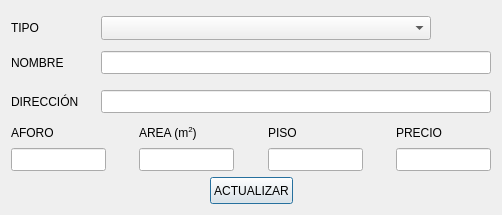
<?xml version="1.0" encoding="UTF-8"?>
<ui version="4.0">
 <class>VntActualizar</class>
 <widget class="QDialog" name="VntActualizar">
  <property name="geometry">
   <rect>
    <x>0</x>
    <y>0</y>
    <width>502</width>
    <height>215</height>
   </rect>
  </property>
  <property name="minimumSize">
   <size>
    <width>502</width>
    <height>215</height>
   </size>
  </property>
  <property name="maximumSize">
   <size>
    <width>502</width>
    <height>215</height>
   </size>
  </property>
  <property name="windowTitle">
   <string>Actualizar</string>
  </property>
  <layout class="QVBoxLayout" name="verticalLayout">
   <item>
    <layout class="QHBoxLayout" name="horizontalLayout_19">
     <property name="spacing">
      <number>0</number>
     </property>
     <property name="topMargin">
      <number>5</number>
     </property>
     <item>
      <widget class="QLabel" name="label_28">
       <property name="minimumSize">
        <size>
         <width>90</width>
         <height>0</height>
        </size>
       </property>
       <property name="font">
        <font>
         <pointsize>9</pointsize>
         <weight>50</weight>
         <bold>false</bold>
        </font>
       </property>
       <property name="text">
        <string>TIPO</string>
       </property>
      </widget>
     </item>
     <item>
      <widget class="QComboBox" name="tipoEventoActualizar">
       <property name="enabled">
        <bool>true</bool>
       </property>
       <property name="minimumSize">
        <size>
         <width>330</width>
         <height>24</height>
        </size>
       </property>
      </widget>
     </item>
     <item>
      <spacer name="horizontalSpacer_33">
       <property name="orientation">
        <enum>Qt::Horizontal</enum>
       </property>
       <property name="sizeHint" stdset="0">
        <size>
         <width>40</width>
         <height>20</height>
        </size>
       </property>
      </spacer>
     </item>
    </layout>
   </item>
   <item>
    <layout class="QHBoxLayout" name="horizontalLayout_20">
     <property name="spacing">
      <number>0</number>
     </property>
     <property name="topMargin">
      <number>5</number>
     </property>
     <item>
      <widget class="QLabel" name="label_29">
       <property name="minimumSize">
        <size>
         <width>90</width>
         <height>0</height>
        </size>
       </property>
       <property name="font">
        <font>
         <pointsize>9</pointsize>
         <weight>50</weight>
         <bold>false</bold>
        </font>
       </property>
       <property name="text">
        <string>NOMBRE</string>
       </property>
      </widget>
     </item>
     <item>
      <widget class="QLineEdit" name="nombreActualizar">
       <property name="enabled">
        <bool>true</bool>
       </property>
       <property name="minimumSize">
        <size>
         <width>0</width>
         <height>23</height>
        </size>
       </property>
      </widget>
     </item>
    </layout>
   </item>
   <item>
    <layout class="QHBoxLayout" name="horizontalLayout_21">
     <property name="spacing">
      <number>0</number>
     </property>
     <property name="topMargin">
      <number>10</number>
     </property>
     <item>
      <widget class="QLabel" name="label_30">
       <property name="minimumSize">
        <size>
         <width>90</width>
         <height>0</height>
        </size>
       </property>
       <property name="font">
        <font>
         <pointsize>9</pointsize>
         <weight>50</weight>
         <bold>false</bold>
        </font>
       </property>
       <property name="text">
        <string>DIRECCIÓN</string>
       </property>
      </widget>
     </item>
     <item>
      <widget class="QLineEdit" name="direccionActualizar">
       <property name="enabled">
        <bool>true</bool>
       </property>
       <property name="minimumSize">
        <size>
         <width>0</width>
         <height>23</height>
        </size>
       </property>
      </widget>
     </item>
    </layout>
   </item>
   <item>
    <layout class="QHBoxLayout" name="horizontalLayout_17">
     <property name="topMargin">
      <number>5</number>
     </property>
     <item>
      <layout class="QVBoxLayout" name="verticalLayout_12">
       <item>
        <widget class="QLabel" name="label_24">
         <property name="font">
          <font>
           <pointsize>9</pointsize>
           <weight>50</weight>
           <bold>false</bold>
          </font>
         </property>
         <property name="text">
          <string>AFORO</string>
         </property>
        </widget>
       </item>
       <item>
        <widget class="QLineEdit" name="aforoActualizar">
         <property name="enabled">
          <bool>true</bool>
         </property>
         <property name="minimumSize">
          <size>
           <width>0</width>
           <height>23</height>
          </size>
         </property>
        </widget>
       </item>
      </layout>
     </item>
     <item>
      <spacer name="horizontalSpacer_28">
       <property name="orientation">
        <enum>Qt::Horizontal</enum>
       </property>
       <property name="sizeHint" stdset="0">
        <size>
         <width>40</width>
         <height>20</height>
        </size>
       </property>
      </spacer>
     </item>
     <item>
      <layout class="QVBoxLayout" name="verticalLayout_13">
       <item>
        <widget class="QLabel" name="label_25">
         <property name="font">
          <font>
           <pointsize>9</pointsize>
           <weight>50</weight>
           <bold>false</bold>
          </font>
         </property>
         <property name="text">
          <string>&lt;html&gt;&lt;head/&gt;&lt;body&gt;&lt;p&gt;AREA (m&lt;span style=&quot; vertical-align:super;&quot;&gt;2&lt;/span&gt;)&lt;/p&gt;&lt;/body&gt;&lt;/html&gt;</string>
         </property>
        </widget>
       </item>
       <item>
        <widget class="QLineEdit" name="areaActualizar">
         <property name="enabled">
          <bool>true</bool>
         </property>
         <property name="minimumSize">
          <size>
           <width>0</width>
           <height>23</height>
          </size>
         </property>
        </widget>
       </item>
      </layout>
     </item>
     <item>
      <spacer name="horizontalSpacer_29">
       <property name="orientation">
        <enum>Qt::Horizontal</enum>
       </property>
       <property name="sizeHint" stdset="0">
        <size>
         <width>40</width>
         <height>20</height>
        </size>
       </property>
      </spacer>
     </item>
     <item>
      <layout class="QVBoxLayout" name="verticalLayout_14">
       <item>
        <widget class="QLabel" name="label_26">
         <property name="font">
          <font>
           <pointsize>9</pointsize>
           <weight>50</weight>
           <bold>false</bold>
          </font>
         </property>
         <property name="text">
          <string>PISO</string>
         </property>
        </widget>
       </item>
       <item>
        <widget class="QLineEdit" name="pisoActualizar">
         <property name="enabled">
          <bool>true</bool>
         </property>
         <property name="minimumSize">
          <size>
           <width>0</width>
           <height>23</height>
          </size>
         </property>
        </widget>
       </item>
      </layout>
     </item>
     <item>
      <spacer name="horizontalSpacer_30">
       <property name="orientation">
        <enum>Qt::Horizontal</enum>
       </property>
       <property name="sizeHint" stdset="0">
        <size>
         <width>40</width>
         <height>20</height>
        </size>
       </property>
      </spacer>
     </item>
     <item>
      <layout class="QVBoxLayout" name="verticalLayout_15">
       <item>
        <widget class="QLabel" name="label_27">
         <property name="font">
          <font>
           <pointsize>9</pointsize>
           <weight>50</weight>
           <bold>false</bold>
          </font>
         </property>
         <property name="text">
          <string>PRECIO</string>
         </property>
        </widget>
       </item>
       <item>
        <widget class="QLineEdit" name="costoActualizar">
         <property name="enabled">
          <bool>true</bool>
         </property>
         <property name="minimumSize">
          <size>
           <width>0</width>
           <height>23</height>
          </size>
         </property>
        </widget>
       </item>
      </layout>
     </item>
    </layout>
   </item>
   <item>
    <layout class="QHBoxLayout" name="horizontalLayout">
     <item>
      <spacer name="horizontalSpacer_2">
       <property name="orientation">
        <enum>Qt::Horizontal</enum>
       </property>
       <property name="sizeHint" stdset="0">
        <size>
         <width>40</width>
         <height>20</height>
        </size>
       </property>
      </spacer>
     </item>
     <item>
      <widget class="QPushButton" name="btnActualizar">
       <property name="minimumSize">
        <size>
         <width>0</width>
         <height>27</height>
        </size>
       </property>
       <property name="font">
        <font>
         <pointsize>9</pointsize>
        </font>
       </property>
       <property name="text">
        <string>ACTUALIZAR</string>
       </property>
      </widget>
     </item>
     <item>
      <spacer name="horizontalSpacer">
       <property name="orientation">
        <enum>Qt::Horizontal</enum>
       </property>
       <property name="sizeHint" stdset="0">
        <size>
         <width>40</width>
         <height>20</height>
        </size>
       </property>
      </spacer>
     </item>
    </layout>
   </item>
  </layout>
 </widget>
 <resources/>
 <connections/>
</ui>
